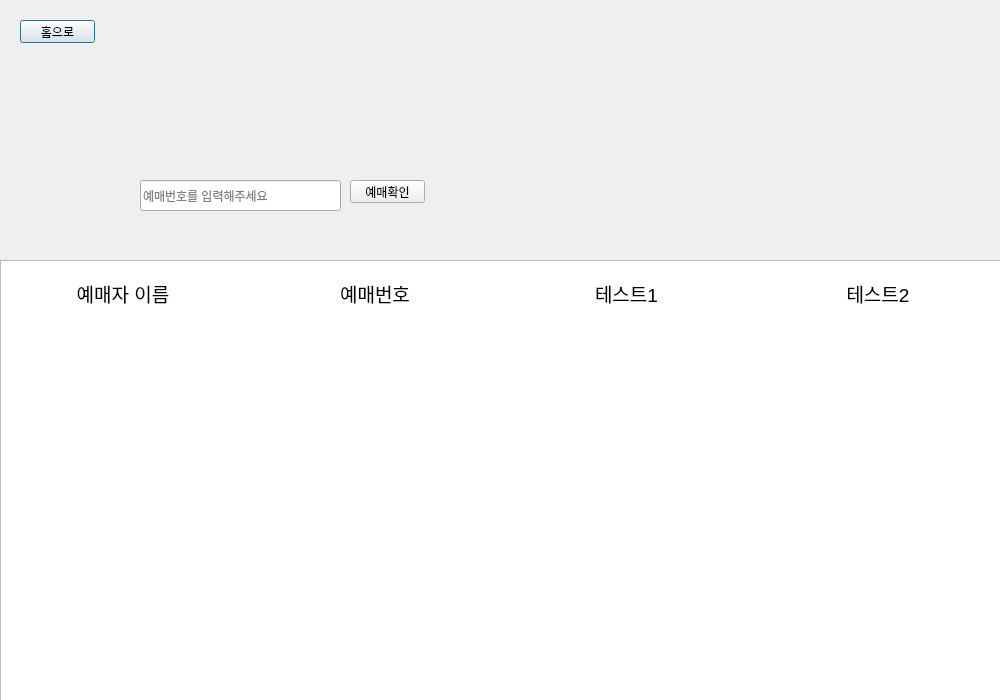
<?xml version="1.0" encoding="UTF-8"?>
<ui version="4.0">
 <class>Dialog</class>
 <widget class="QDialog" name="Dialog">
  <property name="geometry">
   <rect>
    <x>0</x>
    <y>0</y>
    <width>1000</width>
    <height>700</height>
   </rect>
  </property>
  <property name="sizePolicy">
   <sizepolicy hsizetype="Minimum" vsizetype="Minimum">
    <horstretch>0</horstretch>
    <verstretch>0</verstretch>
   </sizepolicy>
  </property>
  <property name="minimumSize">
   <size>
    <width>1000</width>
    <height>700</height>
   </size>
  </property>
  <property name="maximumSize">
   <size>
    <width>1000</width>
    <height>700</height>
   </size>
  </property>
  <property name="windowTitle">
   <string>Dialog</string>
  </property>
  <widget class="QLineEdit" name="input_key">
   <property name="geometry">
    <rect>
     <x>140</x>
     <y>180</y>
     <width>201</width>
     <height>31</height>
    </rect>
   </property>
   <property name="text">
    <string/>
   </property>
   <property name="placeholderText">
    <string>예매번호를 입력해주세요</string>
   </property>
  </widget>
  <widget class="QTextBrowser" name="textBrowser">
   <property name="geometry">
    <rect>
     <x>0</x>
     <y>260</y>
     <width>1001</width>
     <height>441</height>
    </rect>
   </property>
  </widget>
  <widget class="QPushButton" name="btn_gotohome">
   <property name="geometry">
    <rect>
     <x>20</x>
     <y>20</y>
     <width>75</width>
     <height>23</height>
    </rect>
   </property>
   <property name="text">
    <string>홈으로</string>
   </property>
  </widget>
  <widget class="QPushButton" name="btn_search">
   <property name="geometry">
    <rect>
     <x>350</x>
     <y>180</y>
     <width>75</width>
     <height>23</height>
    </rect>
   </property>
   <property name="text">
    <string>예매확인</string>
   </property>
  </widget>
  <widget class="QWidget" name="verticalLayoutWidget">
   <property name="geometry">
    <rect>
     <x>0</x>
     <y>260</y>
     <width>1001</width>
     <height>431</height>
    </rect>
   </property>
   <layout class="QVBoxLayout" name="verticalLayout">
    <item>
     <layout class="QHBoxLayout" name="horizontalLayout">
      <item>
       <widget class="QLabel" name="lbl_2">
        <property name="font">
         <font>
          <pointsize>14</pointsize>
         </font>
        </property>
        <property name="text">
         <string>예매자 이름</string>
        </property>
        <property name="alignment">
         <set>Qt::AlignCenter</set>
        </property>
       </widget>
      </item>
      <item>
       <widget class="QLabel" name="lbl_1">
        <property name="font">
         <font>
          <pointsize>14</pointsize>
         </font>
        </property>
        <property name="text">
         <string>예매번호</string>
        </property>
        <property name="scaledContents">
         <bool>false</bool>
        </property>
        <property name="alignment">
         <set>Qt::AlignCenter</set>
        </property>
       </widget>
      </item>
      <item>
       <widget class="QLabel" name="lbl_3">
        <property name="font">
         <font>
          <pointsize>14</pointsize>
         </font>
        </property>
        <property name="text">
         <string>테스트1</string>
        </property>
        <property name="alignment">
         <set>Qt::AlignCenter</set>
        </property>
       </widget>
      </item>
      <item>
       <widget class="QLabel" name="lbl_4">
        <property name="font">
         <font>
          <pointsize>14</pointsize>
         </font>
        </property>
        <property name="text">
         <string>테스트2</string>
        </property>
        <property name="alignment">
         <set>Qt::AlignCenter</set>
        </property>
       </widget>
      </item>
     </layout>
    </item>
    <item>
     <layout class="QHBoxLayout" name="horizontalLayout_2">
      <item>
       <widget class="QLabel" name="inplbl_1">
        <property name="font">
         <font>
          <pointsize>14</pointsize>
         </font>
        </property>
        <property name="text">
         <string/>
        </property>
        <property name="scaledContents">
         <bool>false</bool>
        </property>
        <property name="alignment">
         <set>Qt::AlignCenter</set>
        </property>
       </widget>
      </item>
      <item>
       <widget class="QLabel" name="inplbl_2">
        <property name="font">
         <font>
          <pointsize>14</pointsize>
         </font>
        </property>
        <property name="text">
         <string/>
        </property>
        <property name="alignment">
         <set>Qt::AlignCenter</set>
        </property>
       </widget>
      </item>
      <item>
       <widget class="QLabel" name="inplbl_3">
        <property name="font">
         <font>
          <pointsize>14</pointsize>
         </font>
        </property>
        <property name="text">
         <string/>
        </property>
        <property name="alignment">
         <set>Qt::AlignCenter</set>
        </property>
       </widget>
      </item>
      <item>
       <widget class="QLabel" name="inplbl_4">
        <property name="font">
         <font>
          <pointsize>14</pointsize>
         </font>
        </property>
        <property name="text">
         <string/>
        </property>
        <property name="alignment">
         <set>Qt::AlignCenter</set>
        </property>
       </widget>
      </item>
     </layout>
    </item>
    <item>
     <layout class="QHBoxLayout" name="horizontalLayout_3">
      <item>
       <widget class="QLabel" name="inplbl_5">
        <property name="font">
         <font>
          <pointsize>14</pointsize>
         </font>
        </property>
        <property name="text">
         <string/>
        </property>
        <property name="scaledContents">
         <bool>false</bool>
        </property>
        <property name="alignment">
         <set>Qt::AlignCenter</set>
        </property>
       </widget>
      </item>
      <item>
       <widget class="QLabel" name="inplbl_6">
        <property name="font">
         <font>
          <pointsize>14</pointsize>
         </font>
        </property>
        <property name="text">
         <string/>
        </property>
        <property name="alignment">
         <set>Qt::AlignCenter</set>
        </property>
       </widget>
      </item>
      <item>
       <widget class="QLabel" name="inplbl_7">
        <property name="font">
         <font>
          <pointsize>14</pointsize>
         </font>
        </property>
        <property name="text">
         <string/>
        </property>
        <property name="alignment">
         <set>Qt::AlignCenter</set>
        </property>
       </widget>
      </item>
      <item>
       <widget class="QLabel" name="inplbl_8">
        <property name="font">
         <font>
          <pointsize>14</pointsize>
         </font>
        </property>
        <property name="text">
         <string/>
        </property>
        <property name="alignment">
         <set>Qt::AlignCenter</set>
        </property>
       </widget>
      </item>
     </layout>
    </item>
    <item>
     <layout class="QHBoxLayout" name="horizontalLayout_4">
      <item>
       <widget class="QLabel" name="inplbl_9">
        <property name="font">
         <font>
          <pointsize>14</pointsize>
         </font>
        </property>
        <property name="text">
         <string/>
        </property>
        <property name="scaledContents">
         <bool>false</bool>
        </property>
        <property name="alignment">
         <set>Qt::AlignCenter</set>
        </property>
       </widget>
      </item>
      <item>
       <widget class="QLabel" name="inplbl_10">
        <property name="font">
         <font>
          <pointsize>14</pointsize>
         </font>
        </property>
        <property name="text">
         <string/>
        </property>
        <property name="alignment">
         <set>Qt::AlignCenter</set>
        </property>
       </widget>
      </item>
      <item>
       <widget class="QLabel" name="inplbl_11">
        <property name="font">
         <font>
          <pointsize>14</pointsize>
         </font>
        </property>
        <property name="text">
         <string/>
        </property>
        <property name="alignment">
         <set>Qt::AlignCenter</set>
        </property>
       </widget>
      </item>
      <item>
       <widget class="QLabel" name="inplbl_12">
        <property name="font">
         <font>
          <pointsize>14</pointsize>
         </font>
        </property>
        <property name="text">
         <string/>
        </property>
        <property name="alignment">
         <set>Qt::AlignCenter</set>
        </property>
       </widget>
      </item>
     </layout>
    </item>
    <item>
     <layout class="QHBoxLayout" name="horizontalLayout_5">
      <item>
       <widget class="QLabel" name="inplbl_13">
        <property name="font">
         <font>
          <pointsize>14</pointsize>
         </font>
        </property>
        <property name="text">
         <string/>
        </property>
        <property name="scaledContents">
         <bool>false</bool>
        </property>
        <property name="alignment">
         <set>Qt::AlignCenter</set>
        </property>
       </widget>
      </item>
      <item>
       <widget class="QLabel" name="inplbl_14">
        <property name="font">
         <font>
          <pointsize>14</pointsize>
         </font>
        </property>
        <property name="text">
         <string/>
        </property>
        <property name="alignment">
         <set>Qt::AlignCenter</set>
        </property>
       </widget>
      </item>
      <item>
       <widget class="QLabel" name="inplbl_15">
        <property name="font">
         <font>
          <pointsize>14</pointsize>
         </font>
        </property>
        <property name="text">
         <string/>
        </property>
        <property name="alignment">
         <set>Qt::AlignCenter</set>
        </property>
       </widget>
      </item>
      <item>
       <widget class="QLabel" name="inplbl_16">
        <property name="font">
         <font>
          <pointsize>14</pointsize>
         </font>
        </property>
        <property name="text">
         <string/>
        </property>
        <property name="alignment">
         <set>Qt::AlignCenter</set>
        </property>
       </widget>
      </item>
     </layout>
    </item>
    <item>
     <layout class="QHBoxLayout" name="horizontalLayout_6">
      <item>
       <widget class="QLabel" name="inplbl_17">
        <property name="font">
         <font>
          <pointsize>14</pointsize>
         </font>
        </property>
        <property name="text">
         <string/>
        </property>
        <property name="scaledContents">
         <bool>false</bool>
        </property>
        <property name="alignment">
         <set>Qt::AlignCenter</set>
        </property>
       </widget>
      </item>
      <item>
       <widget class="QLabel" name="inplbl_18">
        <property name="font">
         <font>
          <pointsize>14</pointsize>
         </font>
        </property>
        <property name="text">
         <string/>
        </property>
        <property name="alignment">
         <set>Qt::AlignCenter</set>
        </property>
       </widget>
      </item>
      <item>
       <widget class="QLabel" name="inplbl_19">
        <property name="font">
         <font>
          <pointsize>14</pointsize>
         </font>
        </property>
        <property name="text">
         <string/>
        </property>
        <property name="alignment">
         <set>Qt::AlignCenter</set>
        </property>
       </widget>
      </item>
      <item>
       <widget class="QLabel" name="inplbl_20">
        <property name="font">
         <font>
          <pointsize>14</pointsize>
         </font>
        </property>
        <property name="text">
         <string/>
        </property>
        <property name="alignment">
         <set>Qt::AlignCenter</set>
        </property>
       </widget>
      </item>
     </layout>
    </item>
   </layout>
  </widget>
 </widget>
 <resources/>
 <connections/>
</ui>
